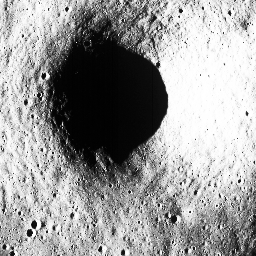
#> input picture lunar_samples/sample_12.png, 256 x 256 px, given in place of sample_2.png, which was not available
$ python generate_harsh_samples.py
#> lines starting #> are read from the running program, lines starting #| are printed output that depends on the picture; pictures that were not available may be replaced by others from this repository, and a replacement may not be noted
#> in generate_harsh_sample_set, image is the input picture: shape (256, 256); min 1, max 255, mean 154.9
### lunax/augmentation.py
"""Deterministic harsh-image variants for LunaX robustness testing."""
from __future__ import annotations

from dataclasses import dataclass
from pathlib import Path
from typing import Dict, Iterable

import cv2
import numpy as np


@dataclass(frozen=True)
class HarshVariant:
    name: str
    angle_degrees: float
    crop_fraction: float
    gamma: float
    contrast: float


def _lighting(image: np.ndarray, gamma: float, contrast: float) -> np.ndarray:
    values = image.astype(np.float32) / 255.0
    values = np.clip((values ** gamma - 0.5) * contrast + 0.5, 0.0, 1.0)
    return np.rint(values * 255.0).astype(np.uint8)


def _crop_and_resize(image: np.ndarray, fraction: float, rng: np.random.Generator) -> np.ndarray:
    height, width = image.shape[:2]
    crop_h, crop_w = max(2, round(height * fraction)), max(2, round(width * fraction))
    top = int(rng.integers(0, height - crop_h + 1))
    left = int(rng.integers(0, width - crop_w + 1))
    crop = image[top:top + crop_h, left:left + crop_w]
    return cv2.resize(crop, (width, height), interpolation=cv2.INTER_CUBIC)


def _rotate(image: np.ndarray, angle: float) -> np.ndarray:
    height, width = image.shape[:2]
    matrix = cv2.getRotationMatrix2D((width / 2.0, height / 2.0), angle, 1.0)
    return cv2.warpAffine(image, matrix, (width, height), flags=cv2.INTER_CUBIC, borderMode=cv2.BORDER_REFLECT_101)


def create_harsh_variants(image: np.ndarray, seed: int) -> Dict[str, np.ndarray]:
    """Create severe yet reproducible lighting, crop, rotation, and combined variants."""
    if image is None or image.size == 0:
        raise ValueError("image must be non-empty")
    gray = cv2.cvtColor(image, cv2.COLOR_BGR2GRAY) if image.ndim == 3 else image
    if gray.dtype != np.uint8:
        gray = cv2.normalize(gray, None, 0, 255, cv2.NORM_MINMAX).astype(np.uint8)
    rng = np.random.default_rng(seed)
    angle = float(rng.uniform(40.0, 60.0) * rng.choice((-1.0, 1.0)))
    fraction = float(rng.uniform(0.58, 0.72))
    gamma = float(rng.choice((0.32, 2.6)))
    contrast = float(rng.uniform(1.5, 2.2))
    lighting = _lighting(gray, gamma, contrast)
    cropped = _crop_and_resize(gray, fraction, rng)
    rotated = _rotate(gray, angle)
    combined = _lighting(_rotate(_crop_and_resize(gray, fraction, rng), angle), gamma, contrast)
    return {"lighting": lighting, "crop": cropped, "rotation": rotated, "combined": combined}


def generate_harsh_sample_set(source_dir: Path, output_dir: Path, start: int = 2, end: int = 50) -> int:
    """Write four flat, named variants for each ``sample_N.png`` in range."""
    output_dir.mkdir(parents=True, exist_ok=True)
    written = 0
    for index in range(start, end + 1):
        source = source_dir / f"sample_{index}.png"
        image = cv2.imread(str(source), cv2.IMREAD_UNCHANGED)
        if image is None:
            raise FileNotFoundError(f"Could not load required sample image: {source}")
        for name, variant in create_harsh_variants(image, seed=10_000 + index).items():
#> in create_harsh_variants, `angle = float(rng.uniform(40.0, 60.0) * rng.choice((-1.0, 1.0)))`: angle = -52.7
#> in create_harsh_variants, `fraction = float(rng.uniform(0.58, 0.72))`: fraction = 0.657
#> in create_harsh_variants, `gamma = float(rng.choice((0.32, 2.6)))`: gamma = 0.32
#> in create_harsh_variants, `contrast = float(rng.uniform(1.5, 2.2))`: contrast = 1.51
#> in _lighting, `values = np.clip((values ** gamma - 0.5) * contrast + 0.5, 0.0, 1.0)`:
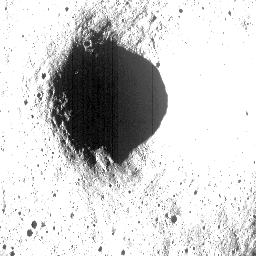
#> values: shape (256, 256) float32; min 0.00281, max 1, mean 0.816
#> in _crop_and_resize, `height, width = image.shape[:2]`: height = 256
#> in _crop_and_resize, `crop_h, crop_w = max(2, round(height * fraction)), max(2, round(width ..`: crop_h = 168
#> in _crop_and_resize, `top = int(rng.integers(0, height - crop_h + 1))`: top = 1
#> in _crop_and_resize, `left = int(rng.integers(0, width - crop_w + 1))`: left = 57
#> in _crop_and_resize, `crop = image[top:top + crop_h, left:left + crop_w]`:
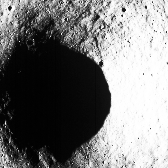
#> crop: shape (168, 168); min 1, max 255, mean 120.8
#> in _rotate, `height, width = image.shape[:2]`: height = 256
#> in _rotate, `matrix = cv2.getRotationMatrix2D((width / 2.0, height / 2.0), angle, 1..`: matrix = [[0.606, -0.796, 152.3], [0.796, 0.606, -51.39]]
#> the loop in generate_harsh_sample_set, `for name, variant in create_harsh_variants(image, seed=10_000 + index)..` made 4 passes
#> name on passes 1 to 4: 'lighting', 'crop', 'rotation', 'combined'
#> after the loop in generate_harsh_sample_set, `for name, variant in create_harsh_variants(image, seed=10_000 + index)..`: written = 4
            target = output_dir / f"sample_{index}_{name}.png"
            if not cv2.imwrite(str(target), variant):
                raise IOError(f"Could not write: {target}")
            written += 1
#> pass 2 of the loop in generate_harsh_sample_set, `for index in range(start, end + 1):`:
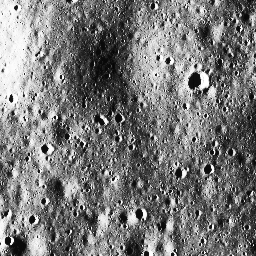
#> input picture lunar_samples/sample_13.png, 256 x 256 px, given in place of sample_3.png, which was not available
#> in generate_harsh_sample_set, image is the input picture: shape (256, 256); min 5, max 255, mean 120.1
#> in _lighting (call 3), `values = np.clip((values ** gamma - 0.5) * contrast + 0.5, 0.0, 1.0)`:
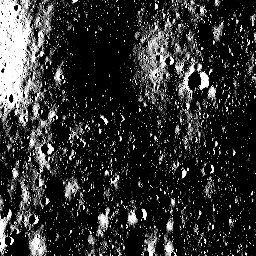
#> values: shape (256, 256) float32; min 0, max 1, mean 0.189
#> in _crop_and_resize (call 3), `height, width = image.shape[:2]`: height = 256
#> crop_h = 184
#> top = 10
#> left = 41
#> in _crop_and_resize (call 3), `crop = image[top:top + crop_h, left:left + crop_w]`:
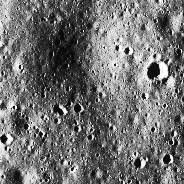
#> crop: shape (184, 184); min 5, max 255, mean 112.9
#> after the loop in generate_harsh_sample_set, `for name, variant in create_harsh_variants(image, seed=10_000 + index)..`: written = 8
    return written

### generate_harsh_samples.py
"""Generate four harsh robustness images for each LunaX sample."""
from __future__ import annotations

import argparse
from pathlib import Path

from lunax.augmentation import generate_harsh_sample_set


def main() -> int:
    parser = argparse.ArgumentParser(description="Create lighting, crop, rotation, and combined harsh lunar samples")
    parser.add_argument("--source-dir", type=Path, default=Path("lunar_samples"))
    parser.add_argument("--output-dir", type=Path, default=Path("outputs/harsh_test_images"))
    args = parser.parse_args()
    count = generate_harsh_sample_set(args.source_dir, args.output_dir)
    print(f"Generated {count} images in: {args.output_dir}")
    return 0


if __name__ == "__main__":
#> (the run stopped early here; a loop or call above may not have finished)
